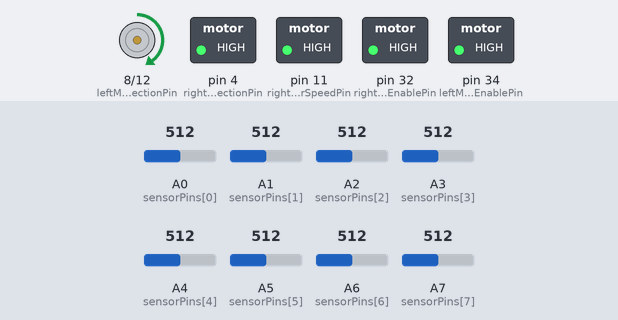
Recording of a sketch running on a simulated Arduino Mega 2560, built with avr-gcc and run on an emulated ATmega2560. Shown: direction and speed pins drawn as motors (green arrow = direction pin HIGH = forward, orange = LOW = backward, longer = more drive), switched loads named in the sketch (green lamp = pin HIGH). The inputs (shaded band) are chosen by the test bench; at power-on: A0 (sensorPins[0]) = 512, A1 (sensorPins[1]) = 512, A2 (sensorPins[2]) = 512, A3 (sensorPins[3]) = 512, A4 (sensorPins[4]) = 512, A5 (sensorPins[5]) = 512, A6 (sensorPins[6]) = 512, A7 (sensorPins[7]) = 512.

Above: at 0.1 s.
Timing chart, 0 to 1.6 s (numbered marks = the images above):
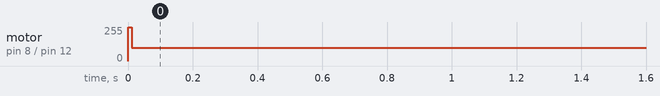

Measured:
- by itself, motor on pin 8 (leftMotorDirectionPin) / pin 12 (leftMotorSpeedPin): stopped → forward 100/255 at 0.00 s

The sketch:

Line_follwing_test_4.ino
```cpp
// Motor driver pins
const int leftMotorEnablePin = 34;
const int leftMotorDirectionPin = 8;
const int leftMotorSpeedPin = 12;

const int rightMotorEnablePin = 32;
const int rightMotorDirectionPin = 4;
const int rightMotorSpeedPin = 11;

// Sensor pins
const int sensorPins[8] = {A0, A1, A2, A3, A4, A5, A6, A7};

// PID constants
double kp = 0.5;  // proportional gain
double ki = 0.0;  // integral gain
double kd = 0.2;  // derivative gain

// PID variables
int prevError = 0;
int integral = 0;

void setup() {
  // Motor setup
  pinMode(leftMotorEnablePin, OUTPUT);
  pinMode(leftMotorDirectionPin, OUTPUT);
  pinMode(leftMotorSpeedPin, OUTPUT);

  pinMode(rightMotorEnablePin, OUTPUT);
  pinMode(rightMotorDirectionPin, OUTPUT);
  pinMode(rightMotorSpeedPin, OUTPUT);
  Start();
  delay(10);

  digitalWrite(leftMotorEnablePin,HIGH);

  digitalWrite(rightMotorEnablePin,HIGH);

}

void loop() {
  // Read sensor values
  int sensorValues[8];
  for (int i = 0; i < 8; i++) {
    sensorValues[i] = analogRead(sensorPins[i]);
  }

  // Calculate weighted average position
  int weightedSum = 0;
  int total = 0;
  for (int i = 0; i < 8; i++) {
    weightedSum += i * sensorValues[i];
    total += sensorValues[i];
  }

  double position = (double)weightedSum / total;

  // Calculate error
  int error = 3.5 - position;  // Assuming center value is 3.5

  // Calculate integral
  integral += error;

  // Calculate derivative
  int derivative = error - prevError;

  // Calculate PID output
  double pidOutput = kp * error + ki * integral + kd * derivative;

  // Update previous error
  prevError = error;

  // Motor speed and direction control
  int leftSpeed = 100 + pidOutput;
  int rightSpeed = 100 - pidOutput;

  // Clip motor speeds to valid range (0 to 255)
  leftSpeed = constrain(leftSpeed, 0, 255);
  rightSpeed = constrain(rightSpeed, 0, 255);

  // Apply motor speeds

  // Direction control
  if (error > 0) {
    // Adjust as needed based on your motor driver and setup
    analogWrite(rightMotorSpeedPin, rightSpeed);


  } else {
    // Adjust as needed based on your motor driver and setup
    analogWrite(leftMotorSpeedPin, rightSpeed);


  }
}

void Start() {
  digitalWrite(leftMotorEnablePin,HIGH);
  digitalWrite(leftMotorDirectionPin, HIGH);
  analogWrite(leftMotorSpeedPin, 255);

  digitalWrite(rightMotorEnablePin,HIGH);
  digitalWrite(rightMotorDirectionPin, HIGH);
  analogWrite(rightMotorSpeedPin, 255);
}
```
